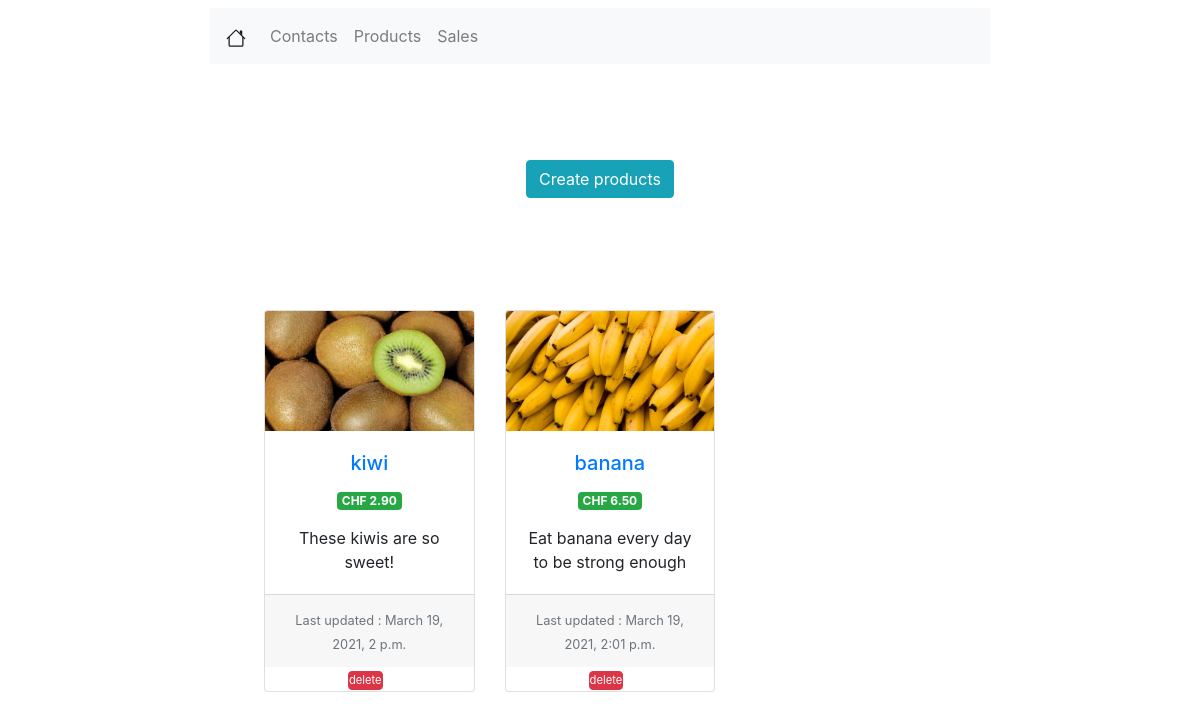
Before: /products/ with the older database file.
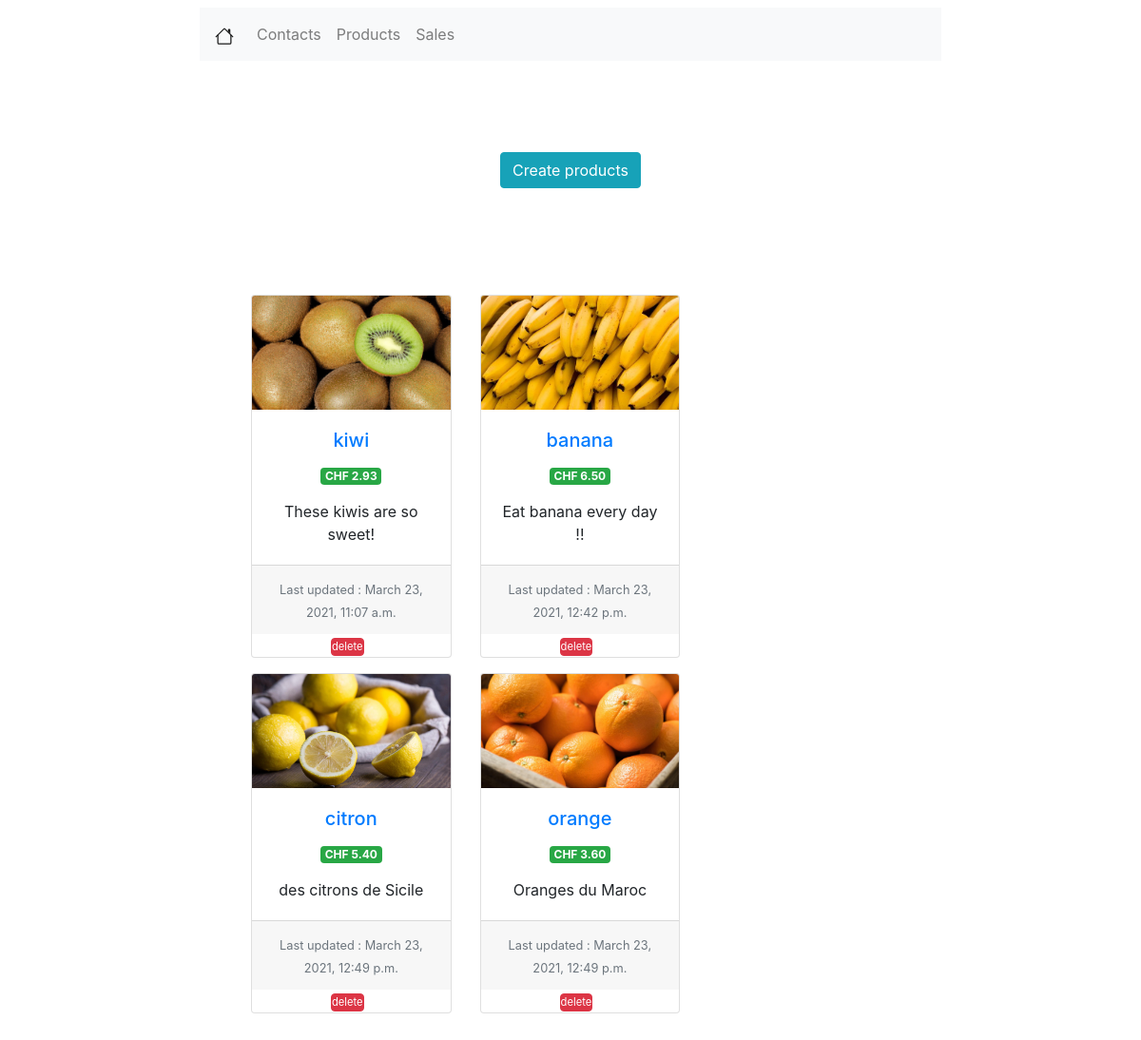
After: the same page with the newer database file.
### products/models.py (models this page shows, shortened)
class Product(models.Model):
    create_at = models.DateTimeField(auto_now_add=True)
    updated_at = models.DateTimeField(auto_now=True)
    name = models.CharField(verbose_name="Nom du produit", max_length=50)
    price = models.FloatField(verbose_name="Prix du produit")
    description = models.TextField(verbose_name="Description du produit", null=True)
    picture = models.ImageField(verbose_name="Illustrations", upload_to='images')

### products/views.py (the view)
# urls.py: path('', views.ProductListView.as_view(), name='products'),
class ProductListView(generic.ListView):
    template_name = 'product/products_listview.html'
    context_object_name = 'products_list'
    model = Product

### products/templates/product/products_listview.html (shortened to what this page needs)
{% extends 'viewlist/viewlist.html' %}
{% load static %}
{% block viewlist %}
    <div class="row mx-auto mt-5 justify-content-center">
        <div class="row mx-auto mt-5 justify-content-center">
            <form class="form-inline">
                <a class="btn btn-info" href="{% url 'create-product' %}" role="button">Create products</a>
            </form>
        </div>
    </div>
    <div class="row mx-auto mt-5 mb-5 justify-content-center">
        {% if products_list %}
            <div class="card-deck" style="width: 60%">
                {% for product in products_list %}
                    <div class="card text-center mt-3" style="min-width: 30%; max-width: 30%">
                        {% if product.picture %}
                            <img src="{{ product.picture.url }}" class="card-img-top" alt="..."
                                 style="width: 100%; height: 10vw;
                                 object-fit: cover;">
                        {% endif %}
                        <div class="card-body">
                            <a href="{% url 'edit-product' product.id %}">
                                <h5 class="card-title">{{ product.name }}</h5>
                            </a>
                            <p class="badge badge-success">CHF {{ product.price|floatformat:2 }}</p>
                            <p class="card-text">{{ product.description }}</p>
                        </div>
                        <div class="card-footer">
                            <small class="text-muted">Last updated : {{ product.updated_at }}</small>
                        </div>
                        <div class="btn-group btn-group-sm" role="group" aria-label="Basic example"
                             style="margin: auto">
                            <form action="{% url 'delete-product' product.id %}" method="post"
                                  onsubmit="return confirm('Do you really want to delete *{{ product.name }}* from DB ?');">
                                <button class="btn btn-danger mr-2" style="padding: unset; font-size: 1.4vh;">delete
                                </button>
                            </form>
                        </div>
                    </div>
                {% endfor %}
            </div>
        {% else %}
            <p>No products are available.</p>
        {% endif %}
    </div>
{% endblock %}

### viewlist/templates/viewlist/viewlist.html (shortened to what this page needs)
{% extends 'index/index.html' %}
{% block content %}
    <nav class="navbar navbar-expand-lg navbar-light bg-light mt-2 col-md-8 offset-md-2">
        <a class="navbar-brand" href="{% url 'home' %}">
        </a>
        <div class="collapse navbar-collapse" id="navbarNav">
            <ul class="navbar-nav">
                <li class="nav-item">
                    <a class="nav-link" href="{% url 'contacts' %}">Contacts</a>
                </li>
                <li class="nav-item">
                    <a class="nav-link" href="{% url 'products' %}">Products</a>
                </li>
                <li class="nav-item">
                    <a class="nav-link" href="{% url 'sales' %}">Sales</a>
                </li>
            </ul>
        </div>
    </nav>
    {% block viewlist %}
    {% endblock %}
{% endblock %}

### index/templates/index/index.html (shortened to what this page needs)
<!doctype html>
<html lang="en">
<head>
    <link rel="stylesheet" href="https://cdn.jsdelivr.net/npm/bootstrap@4.5.3/dist/css/bootstrap.min.css"
>
</head>
<body>
<div class="container-fluid">
    {% block content %}
    {% endblock %}
</div>
</body>
</html>

Changed rows visible on the page:
changed Product "kiwi": price "2.90" → "2.93"; updated_at "March 19, 2021, 2 p.m." → "March 23, 2021, 11:07 a.m."
changed Product "banana": description "Eat banana every day to be strong enough" → "Eat banana every day !!"; updated_at "March 19, 2021, 2:01 p.m." → "March 23, 2021, 12:42 p.m."
added Product: picture (picture), name "citron", price "5.40", description "des citrons de Sicile", updated_at "March 23, 2021, 12:49 p.m."
added Product: picture (picture), name "orange", price "3.60", description "Oranges du Maroc", updated_at "March 23, 2021, 12:49 p.m."
